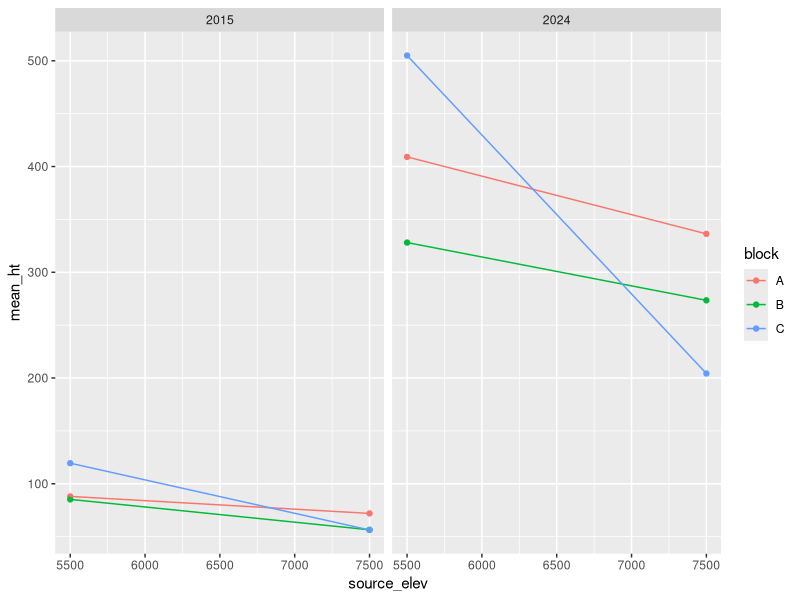

Generate this figure with R:
library(tidyverse)
library(readxl)

d1 = read_csv("data/2015.csv")

d2 = read_excel("data/2024.xlsx")


# Filter to focal rows and cols
d1 = d1 |>
  filter(experiment == "BDF") |>
  filter(is.na(dead.prob.curr)) |> # make sure it's not dead
  mutate(browsed_forked_15 = any(!is.na(browsed.prob.curr), !is.na(forked.prob.curr))) |>
  select(id, block, plot = seedlot, ht = ht.15, diam = d.15,
         shrub = sc, browsed_forked_15) |>
  mutate(id = as.numeric(id)) |>
  mutate(ht = as.numeric(ht),
        diam = as.numeric(diam),
         year = 2015)
  
# Convert shrub cover classes to percentages
# convert shrub cover classes to percentages

d1 = d1 |>
  mutate(shrub = recode(shrub,
                     "A" = 0.5,
                        "B" = 3,
                        "C" = 7.5,
                        "D" = 17.5,
                        "E" = 37.5,
                        "F" = 62.5,
                        "G" = 82.5,
                        "H" = 92.5,
                        "I" = 97.5))


d2 = d2 |>
  select(id = Tree,
         block = Block,
         plot = Plot,
         ht = Height,
         diam = Diameter,
         shrub = `Shrub Cover`) |>
  mutate(id = as.character(id)) |>
  mutate(id = as.numeric(id)) |>
  mutate(ht = as.numeric(ht),
         shrub = as.numeric(shrub),
         diam = as.numeric(diam),
         year = 2024)

d = bind_rows(d1, d2)


## Remove trees with no data (remmebering it might have been dead, skipped, inaccessible, unknown)
# Then add elevation and seedlot
d = d |>
  filter(!is.na(ht)) |>
  filter(!is.na(diam)) |>
  filter(!is.na(shrub)) |>
  mutate(block_plot = paste0(block, "_", plot)) |>
  mutate(species = "JP") |>
  mutate(source_elev = recode(block_plot,
                              "A_N" = 7500,
                              "A_S" = 5500,
                              "B_N" = 7500,
                              "B_S" = 5500,
                              "C_E" = 5500,
                              "C_W" = 7500)) |>
  mutate(seedlot_id = recode(source_elev, 
                             "7500" = "6625",
                             "5500" = "7130"))
  
  
# Seedlot 6625 is from San Bernardino Meridian T1N R2E S23 
# Seedlot 7130 is from San Bernardino Meridian T1N R1E S7 



## Remove year 2024 trees from the edges of each plot from the 2024 data
border_tree_ids = c(1:7, 43:49, 8, 15, 22, 29, 36, 14, 21, 28, 35, 42)

d = d |>
  filter(!(year == 2024 & (id %in% border_tree_ids)))

## Summarize and visualize
summ = d |>
  group_by(year, source_elev, block) |>
  summarise(n = n(),
            mean_ht = mean(ht),
            mean_diam = mean(diam)) |>
  ungroup()


ggplot(summ, aes(x = source_elev, y = mean_ht, color = block)) +
  geom_point() +
  geom_line() +
  facet_wrap(~year)










